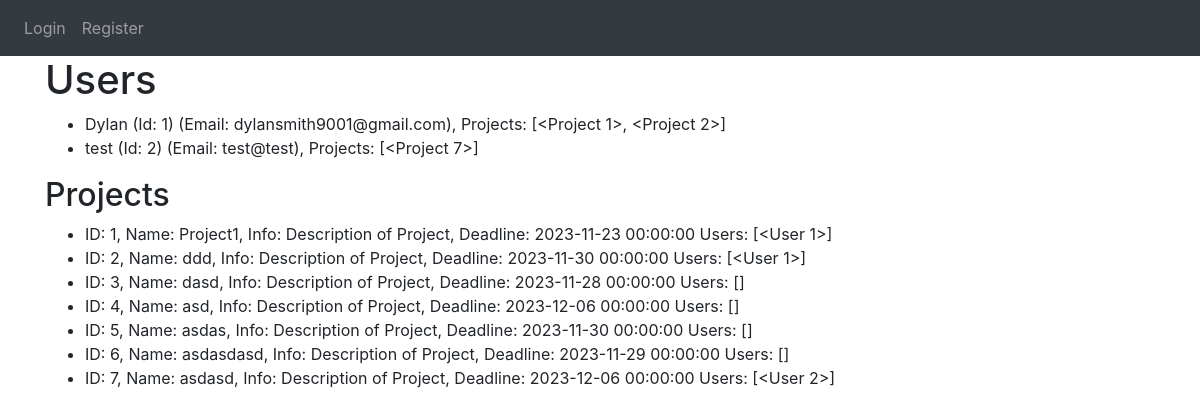
The app's page /view_users, older data.
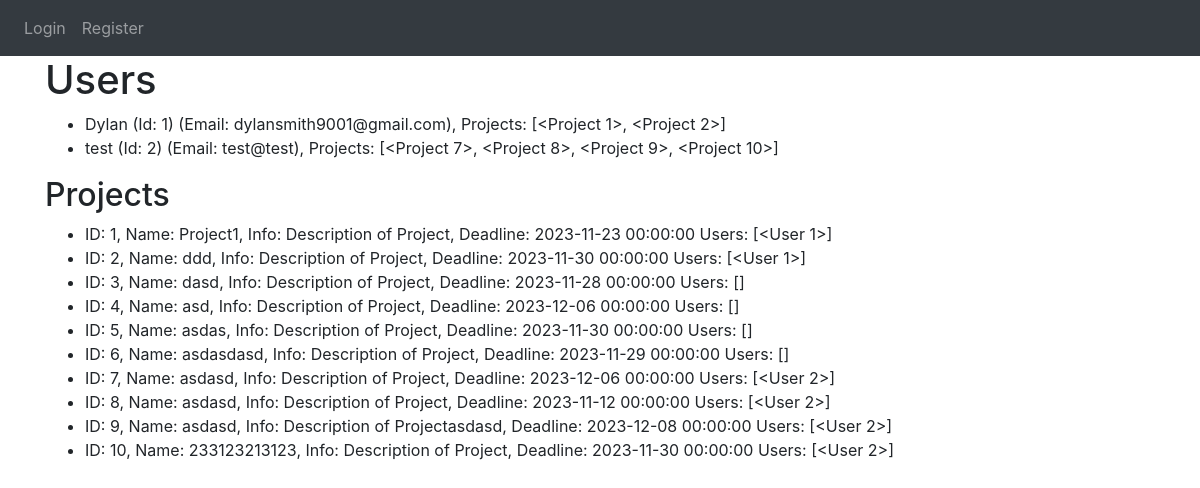
The same page, newer data.
### website/models.py (models this page shows)
class User(db.Model, UserMixin):
    id = db.Column(db.Integer, primary_key=True)
    email = db.Column(db.String(50), unique = True)
    name = db.Column(db.String(50))
    password = db.Column(db.String(50))
    projects = db.relationship('Project', secondary='project_user_association', back_populates='users')

class Project(db.Model):
    id = db.Column(db.Integer, primary_key=True)
    name = db.Column(db.String(120))
    start_date = db.Column(db.DateTime(timezone=True), default=func.now)
    deadline = db.Column(db.DateTime(timezone=True), default=func.now)
    description = db.Column(db.String(9999))
    users = db.relationship('User', secondary='project_user_association', back_populates='projects')
    tasks = db.relationship('Task', backref='project', lazy=True)

### website/auth.py (the view)
@auth.route('/view_users')
def view_users():
    users = User.query.all()
    projects = Project.query.all()
    return render_template('view_users.html', user=current_user, users=users, projects=projects)

### website/templates/view_users.html (shortened to what this page needs)
{% extends "base.html" %}
{% block content%}
    <h1>Users</h1>
    <ul>
        {% for u in users %}
            <li>{{ u.name }} (Id: {{ u.id }}) (Email: {{ u.email }}), Projects: {{u.projects}}</li>
        {% endfor %}
    </ul>
    <h2>Projects</h2>
    <ul>
        {% for prj in projects %}
            <li>ID: {{ prj.id }}, Name: {{ prj.name }}, Info: {{ prj.description }}, Deadline: {{prj.deadline}} Users: {{prj.users}}</li>
        {% endfor %}
    </ul>
{% endblock %}

### website/templates/base.html (shortened to what this page needs)
<DOCTYPE html>
<html>
    <head>
        <link
            rel="stylesheet"
            href="https://stackpath.bootstrapcdn.com/bootstrap/4.4.1/css/bootstrap.min.css"
        />
        <link
            rel="stylesheet"
            href="https://stackpath.bootstrapcdn.com/font-awesome/4.7.0/css/font-awesome.min.css"
        />
    </head>
    <body>
        <nav class="navbar navbar-expand-lg navbar-dark bg-dark">
            <div class="collapse navbar-collapse" id="navbar">
                <div class="navbar-nav">
                    {% if user.is_authenticated %}
                    <a class="nav-item nav-link" id="homepage" href="/">Homepage</a>
                    <a class="nav-item nav-link" id="taskmanager" href="/taskmanager">Task Manager</a>
                    <a class="nav-item nav-link" id="projectmanager" href="/projectmanager">Project Manager</a>
                    <a class="nav-item nav-link" id="newtask" href="/newtask">New Task</a>
                    <a class="nav-item nav-link" id="newproject" href="/newproject">New Project</a>
                    <a class="nav-item nav-link" id="logout" href="/logout">Logout</a>
                    {% else %}
                    <a class="nav-item nav-link" id="login" href="/login">Login</a>
                    <a class="nav-item nav-link" id="register" href="/register">Register</a>
                    {% endif %}
                </div>
            </div>
        </nav>
        <div class="container">{% block content %} {% endblock %}</div>
    </body>
</html>

Row changes from the older to the newer data that the page shows:
computed for User "test": projects "[<Project 7>]" → "[<Project 7>, <Project 8>, <Project 9>, <Project 10>]"
added Project: id "8", name "asdasd", description "Description of Project", deadline "2023-11-12 00:00:00", users "[<User 2>]"
added Project: id "9", name "asdasd", description "Description of Projectasdasd", deadline "2023-12-08 00:00:00", users "[<User 2>]"
added Project: id "10", name "233123213123", description "Description of Project", deadline "2023-11-30 00:00:00", users "[<User 2>]"
